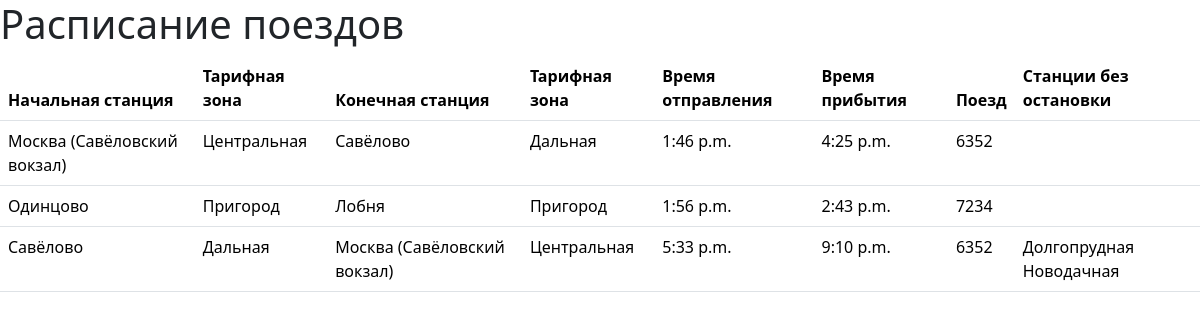
The page / on the database its author committed.
### trains/models.py (models this page shows, shortened)
class Station(models.Model):
    station_name = models.CharField(max_length=100, verbose_name='Название станции')
    tariff_zone = models.CharField(max_length=100, verbose_name='Тарифная зона')
    class Meta:
        verbose_name_plural = 'Станция'
        verbose_name = 'Станции'
        ordering = ['station_name']

class Schedule(models.Model):
    start_station = models.ForeignKey(Station, on_delete=models.CASCADE,
                                      related_name='schedule_start_station', verbose_name='Станция начала маршрута')
    end_station = models.ForeignKey(Station, on_delete=models.CASCADE,
                                    related_name='schedule_end_station', verbose_name='Станция окончания маршрута')
    start_time = models.TimeField(verbose_name='Время отправления')
    end_time = models.TimeField(verbose_name='Время прибытия')
    pass_station = models.CharField(max_length=1000, verbose_name='Станции без остановки')
    train = models.ForeignKey(Train, on_delete=models.CASCADE, verbose_name='Поезд')
    class Meta:
        verbose_name_plural = 'Расписание'
        verbose_name = 'Расписание'
        ordering = ['start_time']

class Train(models.Model):
    train_number = models.CharField(max_length=100, verbose_name='Номер поезда')
    type = models.CharField(max_length=100, verbose_name='Тип поезда')
    carriage_number = models.IntegerField(verbose_name='Число вагонов')
    class Meta:
        verbose_name_plural = 'Поезда'
        verbose_name = 'Поезд'
        ordering = ['train_number']

### trains/views.py (the view)
# urls.py: path('', schedule_view),
def schedule_view(request):
    schedule_list = []
    for schedule in Schedule.objects.order_by('start_time'):
        d = dict()
        d['start_station_name'] = schedule.start_station.station_name
        d['start_station_tariff_zone'] = schedule.start_station.tariff_zone
        d['end_station_name'] = schedule.end_station.station_name
        d['end_station_tariff_zone'] = schedule.end_station.tariff_zone
        d['start_time'] = schedule.start_time
        d['end_time'] = schedule.end_time
        d['train'] = schedule.train.train_number
        d['pass_station'] = schedule.pass_station
        schedule_list.append(d)
    return render(request, "trains/schedule.html", {'schedule_list': schedule_list})

### trains/templates/trains/schedule.html (shortened to what this page needs)
<!DOCTYPE html>
<html lang="ru">
<head>
	{% load bootstrap5 %}
	{% bootstrap_css %}
</head>
<body>
	<h1>Расписание поездов</h1>
	<table class="table">
		<thead class="table-head">
			<tr>
				<th>Начальная станция</th>
				<th>Тарифная зона</th>
				<th>Конечная станция</th>
				<th>Тарифная зона</th>
				<th>Время отправления</th>
				<th>Время прибытия</th>
				<th>Поезд</th>
				<th>Станции без остановки</th>
			</tr>
		</thead>
		<tbody>
		{% for sch in schedule_list %}
				<tr>
					<td>{{ sch.start_station_name }}</td>
					<td>{{ sch.start_station_tariff_zone }}</td>
					<td>{{ sch.end_station_name }}</td>
					<td>{{ sch.end_station_tariff_zone }}</td>
					<td>{{ sch.start_time }}</td>
					<td>{{ sch.end_time }}</td>
					<td>{{ sch.train }}</td>
					<td>{{ sch.pass_station }}</td>
				</tr>
		{% endfor %}
		</tbody>
	</table>
</body>
</html>

### rows shown on the page
Station: start_station_name "Москва (Савёловский вокзал)", start_station_tariff_zone "Центральная", end_station_name "Москва (Савёловский вокзал)", end_station_tariff_zone "Центральная"
Station: end_station_name "Савёлово", end_station_tariff_zone "Дальная", start_station_name "Савёлово", start_station_tariff_zone "Дальная"
Schedule: start_time "1:46 p.m.", end_time "4:25 p.m."
Train: train "6352" "6352"
Station: start_station_name "Одинцово", start_station_tariff_zone "Пригород"
Station: end_station_name "Лобня", end_station_tariff_zone "Пригород"
Schedule: start_time "1:56 p.m.", end_time "2:43 p.m."
Train: train "7234"
Schedule: start_time "5:33 p.m.", end_time "9:10 p.m.", pass_station "Долгопрудная Новодачная"
